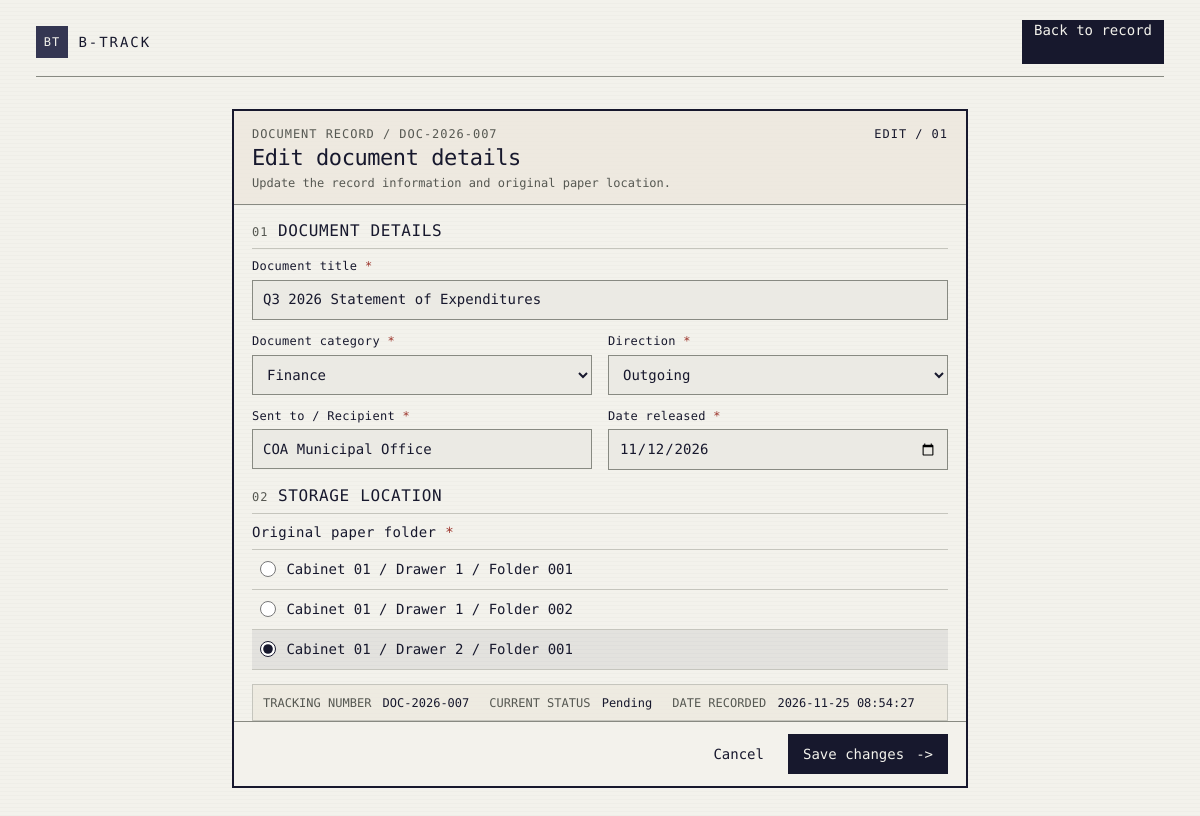
Page /documents/edit.php?id=1007 (signed in) on the committed database.
### tables this page shows
CREATE TABLE Documents (
  document_id      INT AUTO_INCREMENT PRIMARY KEY,
  tracking_number  VARCHAR(30)  NOT NULL UNIQUE,
  title            VARCHAR(150) NOT NULL,
  type_id          INT NOT NULL,
  committee_id     INT NULL,
  direction        VARCHAR(20)  NOT NULL,
  sender_recipient VARCHAR(100) NOT NULL,
  date_received    DATE NOT NULL,
  status           VARCHAR(30)  NOT NULL DEFAULT 'Pending',
  location_id      INT NOT NULL,
  recorded_by      INT NOT NULL,
  created_at       DATETIME NOT NULL DEFAULT CURRENT_TIMESTAMP,
  CONSTRAINT chk_tracking  CHECK (tracking_number REGEXP '^DOC-[0-9]{4}-[0-9]{3}$'),
  CONSTRAINT chk_direction CHECK (direction IN ('Incoming','Outgoing')),
  CONSTRAINT chk_sender    CHECK (CHAR_LENGTH(TRIM(sender_recipient)) > 0),
  CONSTRAINT chk_status    CHECK (status IN ('Pending','In Process','Completed')),
  FOREIGN KEY (type_id)      REFERENCES Document_Types(type_id),
  FOREIGN KEY (committee_id) REFERENCES Committees(committee_id),
  FOREIGN KEY (location_id)  REFERENCES Storage_Locations(location_id),
  FOREIGN KEY (recorded_by)  REFERENCES Users(user_id)
) AUTO_INCREMENT=1001;

CREATE TABLE Document_Types (
  type_id      INT AUTO_INCREMENT PRIMARY KEY,
  type_name    VARCHAR(60) NOT NULL UNIQUE,
  is_financial BOOLEAN NOT NULL DEFAULT FALSE
) AUTO_INCREMENT=401;

CREATE TABLE Storage_Locations (
  location_id INT AUTO_INCREMENT PRIMARY KEY,
  type_id     INT NOT NULL,
  cabinet     VARCHAR(30) NOT NULL,
  drawer      VARCHAR(30) NOT NULL,
  folder      VARCHAR(30) NOT NULL,
  CONSTRAINT uq_location UNIQUE (cabinet, drawer, folder),
  FOREIGN KEY (type_id) REFERENCES Document_Types(type_id)
) AUTO_INCREMENT=501;

### config/database.php (called while the page is built, shortened)
<?php
function db(): PDO
{
    static $connection = null;
    if ($connection instanceof PDO) {
        return $connection;
    }
    $dsn = sprintf('mysql:host=%s;port=%s;dbname=%s;charset=utf8mb4', DB_HOST, DB_PORT, DB_NAME);
    $connection = new PDO($dsn, DB_USER, DB_PASSWORD, [
        PDO::ATTR_ERRMODE => PDO::ERRMODE_EXCEPTION,
        PDO::ATTR_DEFAULT_FETCH_MODE => PDO::FETCH_ASSOC,
        PDO::ATTR_EMULATE_PREPARES => false,
    ]);
    return $connection;
}

### includes/functions.php (called while the page is built, shortened)
<?php
function e($value): string
{
    return htmlspecialchars((string) $value, ENT_QUOTES | ENT_SUBSTITUTE, 'UTF-8');
}

### documents/edit.php (the view, shortened to what this page needs)
<?php
$documentId = filter_input(INPUT_GET, 'id', FILTER_VALIDATE_INT);
$document = null;
$documentTypes = [];
$storageLocations = [];
$formErrors = [];
$formValues = [
    'title' => '',
    'category' => '',
    'direction' => '',
    'sender_recipient' => '',
    'date_received' => '',
    'location_id' => '',
];
$loadError = false;
if (!is_int($documentId) || $documentId < 1) {
    http_response_code(404);
} else {
    try {
        $statement = db()->prepare(
            'SELECT d.document_id AS id, d.tracking_number, d.title, d.type_id,
                    d.direction, d.sender_recipient, d.date_received, d.status,
                    d.location_id, d.created_at
             FROM Documents d
             WHERE d.document_id = :document_id
             LIMIT 1'
        );
        $statement->execute(['document_id' => $documentId]);
        $document = $statement->fetch() ?: null;
        $documentTypes = db()->query(
            'SELECT type_id, type_name FROM Document_Types ORDER BY type_name'
        )->fetchAll();
        $storageLocations = db()->query(
            'SELECT location_id, type_id, cabinet, drawer, folder
             FROM Storage_Locations
             WHERE type_id IS NOT NULL
             ORDER BY type_id, cabinet, drawer, folder'
        )->fetchAll();
    } catch (PDOException $exception) {
        error_log('B-TRACK edit form load error: ' . $exception->getMessage());
        $loadError = true;
    }
    if ($document) {
        $formValues = [
            'title' => (string) $document['title'],
            'category' => (string) $document['type_id'],
            'direction' => (string) $document['direction'],
            'sender_recipient' => (string) $document['sender_recipient'],
            'date_received' => (string) $document['date_received'],
            'location_id' => (string) $document['location_id'],
        ];
    } elseif (!$loadError) {
        http_response_code(404);
    }
}
?>
<!DOCTYPE html>
<html lang="en">
<head>
    <link rel="stylesheet" href="../assets/css/dashboard.css">
</head>
<body>
    <main class="main-content record-detail-page edit-document-page" id="main-content">
        <header class="record-detail-bar">
            <a class="topbar-brand" href="../dashboard.php" aria-label="B-TRACK dashboard">
                <span class="topbar-brand-mark" aria-hidden="true">BT</span>
                <span class="topbar-brand-name">B-TRACK</span>
            </a>
            <?php if ($document): ?>
                <a class="record-detail-back" href="view.php?id=<?= urlencode((string) $document['id']) ?>">Back to record</a>
            <?php else: ?>
                <a class="record-detail-back" href="index.php">All records</a>
            <?php endif; ?>
        </header>
        <?php if ($document && !$loadError): ?>
            <div class="edit-document-shell">
                <section class="document-modal edit-document-panel" aria-labelledby="edit-document-title">
                    <header class="document-modal__header">
                        <div class="modal-heading-lockup">
                            <div class="modal-heading-meta">
                                <span class="modal-kicker">DOCUMENT RECORD / <?= e($document['tracking_number']) ?></span>
                                <span class="modal-step">EDIT / 01</span>
                            </div>
                            <h1 id="edit-document-title">Edit document details</h1>
                            <p>Update the record information and original paper location.</p>
                        </div>
                    </header>
                    <form class="modal-document-form edit-document-form" action="update.php" method="post" data-document-form>
                        <section class="modal-form-section" aria-labelledby="edit-details-section-title">
                            <header class="modal-section-heading">
                                <span>01</span>
                                <h2 id="edit-details-section-title">Document details</h2>
                            </header>
                            <div class="modal-form-grid">
                                <label class="modal-field modal-field--wide">
                                    <span>Document title <b>*</b></span>
                                    <input id="edit-title" name="title" type="text" maxlength="150" required value="<?= e($formValues['title']) ?>" aria-invalid="<?= isset($formErrors['title']) ? 'true' : 'false' ?>">
                                </label>
                                <label class="modal-field">
                                    <span>Document category <b>*</b></span>
                                    <select id="edit-category" name="category" required aria-invalid="<?= isset($formErrors['category']) ? 'true' : 'false' ?>">
                                        <?php foreach ($documentTypes as $type): ?>
                                            <option value="<?= e($type['type_id']) ?>"<?= $formValues['category'] === (string) $type['type_id'] ? ' selected' : '' ?>><?= e($type['type_name']) ?></option>
                                        <?php endforeach; ?>
                                    </select>
                                </label>
                                <label class="modal-field">
                                    <span>Direction <b>*</b></span>
                                    <select id="edit-direction" name="direction" required data-direction-select aria-invalid="<?= isset($formErrors['direction']) ? 'true' : 'false' ?>">
                                        <option value="Outgoing"<?= $formValues['direction'] === 'Outgoing' ? ' selected' : '' ?>>Outgoing</option>
                                    </select>
                                </label>
                                <label class="modal-field">
                                    <span data-party-label><?= $formValues['direction'] === 'Incoming' ? 'Received from / Sender' : ($formValues['direction'] === 'Outgoing' ? 'Sent to / Recipient' : 'Sender / Recipient') ?> <b>*</b></span>
                                    <input id="edit-sender-recipient" name="sender_recipient" type="text" maxlength="100" required value="<?= e($formValues['sender_recipient']) ?>" aria-invalid="<?= isset($formErrors['sender_recipient']) ? 'true' : 'false' ?>">
                                </label>
                                <label class="modal-field">
                                    <span data-transaction-label><?= $formValues['direction'] === 'Incoming' ? 'Date received' : ($formValues['direction'] === 'Outgoing' ? 'Date released' : 'Date received / released') ?> <b>*</b></span>
                                    <input id="edit-date-received" name="date_received" type="date" max="<?= e(date('Y-m-d')) ?>" required value="<?= e($formValues['date_received']) ?>" aria-invalid="<?= isset($formErrors['date_received']) ? 'true' : 'false' ?>">
                                </label>
                            </div>
                        </section>
                        <section class="modal-form-section" aria-labelledby="edit-location-section-title">
                            <header class="modal-section-heading">
                                <span>02</span>
                                <h2 id="edit-location-section-title">Storage location</h2>
                            </header>
                            <fieldset id="edit-location_id" class="modal-field modal-field--wide modal-location-field" data-location-group aria-invalid="<?= isset($formErrors['location_id']) ? 'true' : 'false' ?>">
                                <legend>Original paper folder <b>*</b></legend>
                                <div class="storage-choice-list" data-location-choices>
                                    <?php foreach ($storageLocations as $location): ?>
                                        <?php $locationTypeId = (string) $location['type_id']; ?>
                                        <label class="storage-choice" data-storage-choice<?= $locationTypeId !== $formValues['category'] ? ' hidden' : '' ?>>
                                            <input type="radio" name="location_id" value="<?= e($location['location_id']) ?>" data-location-choice data-type-id="<?= e($locationTypeId) ?>" required aria-invalid="<?= isset($formErrors['location_id']) ? 'true' : 'false' ?>"<?= $formValues['category'] === '' ? ' disabled' : '' ?><?= $formValues['location_id'] === (string) $location['location_id'] ? ' checked' : '' ?>>
                                            <span class="storage-choice__path"><?= e($location['cabinet']) ?> / <?= e($location['drawer']) ?> / <?= e($location['folder']) ?></span>
                                        </label>
                                    <?php endforeach; ?>
                                </div>
                            </fieldset>
                        </section>
                        <div class="modal-form-meta">
                            <span>TRACKING NUMBER <strong><?= e($document['tracking_number']) ?></strong></span>
                            <span>CURRENT STATUS <strong><?= e($document['status']) ?></strong></span>
                            <span>DATE RECORDED <strong><?= e($document['created_at']) ?></strong></span>
                        </div>
                        <footer class="modal-form-actions">
                            <a class="modal-cancel" href="view.php?id=<?= urlencode((string) $document['id']) ?>">Cancel</a>
                            <button class="modal-save" type="submit" data-document-submit><span data-submit-label>Save changes</span><span aria-hidden="true">-&gt;</span></button>
                        </footer>
                    </form>
                </section>
            </div>
        <?php endif; ?>
    </main>
</body>
</html>

### rows in the picture
documents: tracking_number "DOC-2026-007", title "Q3 2026 Statement of Expenditures", category "Finance", direction "Outgoing", sender_recipient "COA Municipal Office", date_received "11/12/2026", location_id "☐ Cabinet 01 / Drawer 1 / Folder", location_id "☑ Cabinet 01 / Drawer 2 / Folder", status "Pending", created_at "2026-11-25 08:54:27"
storage_locations: cabinet "Cabinet 01", drawer "Drawer 1", folder "Folder 001"
storage_locations: cabinet "Cabinet 01", drawer "Drawer 1", folder "Folder 002"
storage_locations: cabinet "Cabinet 01", drawer "Drawer 2", folder "Folder 001"
